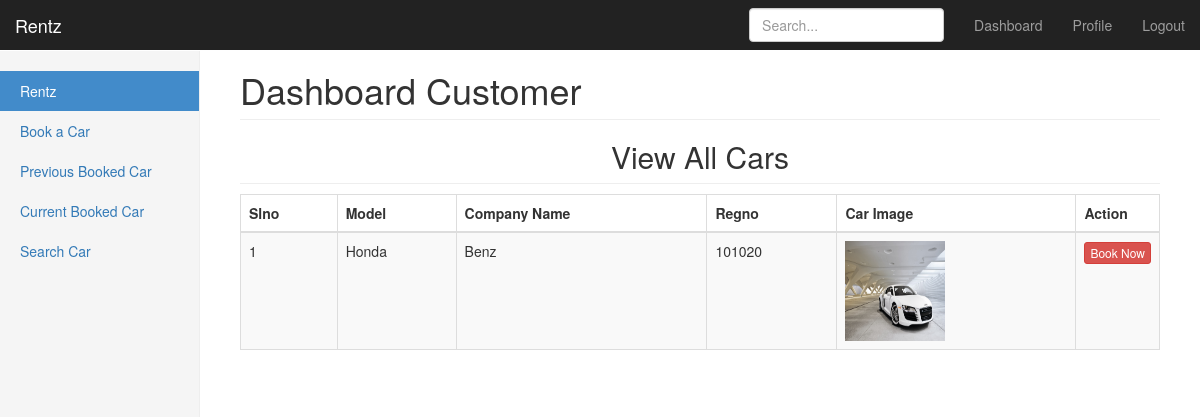
Page /customer/c.index.php?d=1 (signed in) on the committed database.
### tables this page shows
CREATE TABLE IF NOT EXISTS `tbl_cars` (
  `id` int(11) NOT NULL AUTO_INCREMENT,
  `car_pro_id` varchar(250) NOT NULL,
  `car_company_name` varchar(256) NOT NULL,
  `car_rcbook` varchar(256) NOT NULL,
  `car_model` varchar(256) NOT NULL,
  `car_colour` varchar(100) NOT NULL,
  `car_model_year` varchar(100) NOT NULL,
  `car_seat_capacity` int(11) NOT NULL,
  `car_catagory` varchar(100) NOT NULL,
  `car_policy_expdate` varchar(100) NOT NULL,
  `car_image` varchar(256) NOT NULL,
  `car_ac` tinyint(1) NOT NULL,
  `car_at` tinyint(1) NOT NULL,
  `car_music` tinyint(1) NOT NULL,
  `car_regno` varchar(256) NOT NULL,
  `car_milage` int(11) NOT NULL,
  `car_sts` int(11) NOT NULL,
  `car_charge` int(11) NOT NULL,
  PRIMARY KEY (`id`),
  KEY `car_pro_id` (`car_pro_id`)
);

### customer/ViewAll_carsforBook.php (the view)
<?php
include('../config.php');
$UNM= $_SESSION['username'];
$a=0;
	$typ=array();
	$sql="SELECT * FROM `tbl_cars` WHERE `car_sts`= 0  ORDER BY `id` DESC";
	$result=mysqli_query($connection,$sql);
	while($row=mysqli_fetch_array($result))
	{
		$typ[$a]=array();
		$typ[$a]['id']=$row['id'];
		$typ[$a]['car_ac']=stripslashes($row['car_ac']);
		$typ[$a]['car_at']=stripslashes($row['car_at']);
		$typ[$a]['car_catagory']=stripslashes($row['car_catagory']);
		$typ[$a]['car_charge']=stripslashes($row['car_charge']);
		$typ[$a]['car_colour']=stripslashes($row['car_colour']);
		$typ[$a]['car_company_name']=stripslashes($row['car_company_name']);
		$typ[$a]['car_image']=stripslashes($row['car_image']);
		$typ[$a]['car_milage']=stripslashes($row['car_milage']);
		$typ[$a]['car_model']=stripslashes($row['car_model']);
		$typ[$a]['car_model_year']=stripslashes($row['car_model_year']);
		$typ[$a]['car_music']=stripslashes($row['car_music']);
		$typ[$a]['car_policy_expdate']=stripslashes($row['car_policy_expdate']);
		$typ[$a]['car_pro_id']=stripslashes($row['car_pro_id']);
		$typ[$a]['car_rcbook']=stripslashes($row['car_rcbook']);
		$typ[$a]['car_regno']=stripslashes($row['car_regno']);
		$typ[$a]['car_seat_capacity']=stripslashes($row['car_seat_capacity']);
		$typ[$a]['car_sts']=stripslashes($row['car_sts']);
	$a++;}
$pCnt=count($typ);
$pgs=$typ;
?>
<table id="example1" class="table table-bordered table-striped">
    <thead>
      <tr>
        <th>Slno</th>
        <th>Model</th>
        <th>Company Name</th>
        <th>Regno</th>
        <th>Car Image</th>
        <th>Action</th>
      </tr>
    </thead>
    <tbody>
   <?php  for($a=0;$a<$pCnt;$a++){?>
      <tr>
      	<td class="center"><?php echo $a+1; ?></td>
        <td><?php echo $pgs[$a]['car_model']; ?></td>
        <td><?php echo $pgs[$a]['car_company_name']; ?></td>
         <td><?php echo $pgs[$a]['car_regno']; ?></td>
        <td class="center"> <img src="../<?php echo $pgs[$a]['car_image']; ?>" width="100" height="100" alt="Loading...."></td>
        <td class="center" style="width:80px;">
        <a class="btn btn-danger btn-xs" href="c.index.php?d=4&cid=<?php echo $pgs[$a]['id']; ?>&pid=<?php echo $UNM;?>">Book Now</i></a>
		</td>
      </tr>
      <?php }?>
	</tbody>
</table>

### customer/dashboard.css (style rules this page uses)
body { padding-top: 50px; }

### rows in the picture
tbl_cars: car_model "Honda", car_company_name "Benz", car_regno "101020", car_image (picture)
